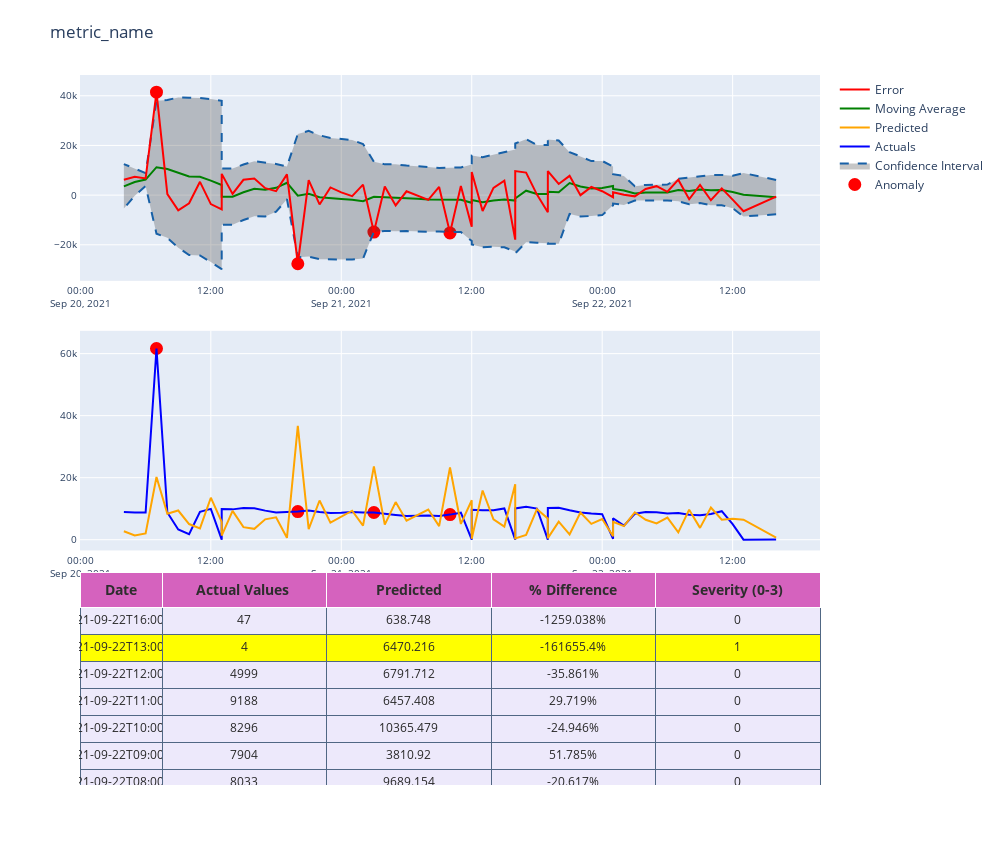

Notebook code cell kept with this figure:
### Code cell
plot_anomaly(classify_df.iloc[:-6,:],"metric_name")
